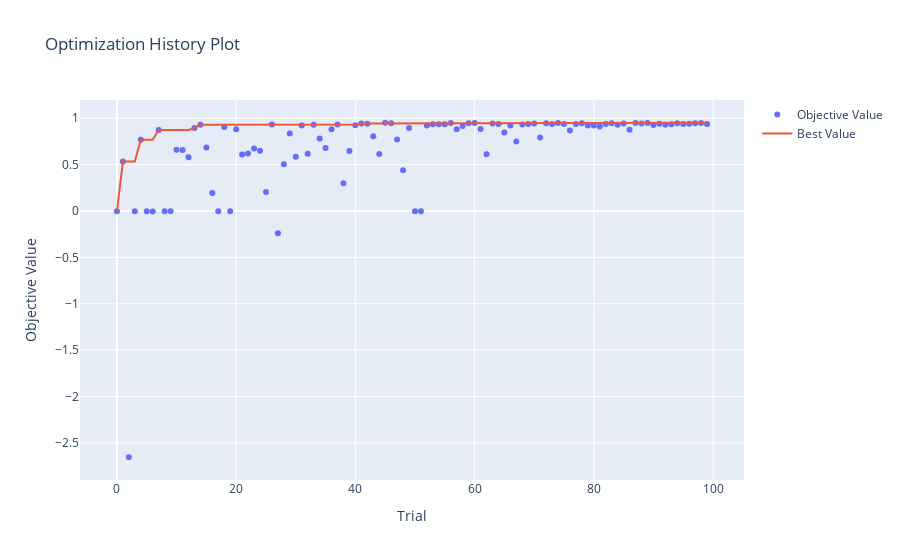

Here is the notebook cell this chart was saved with:
### Code cell
# 최적화 히스토리 플롯
optuna.visualization.plot_optimization_history(study)
